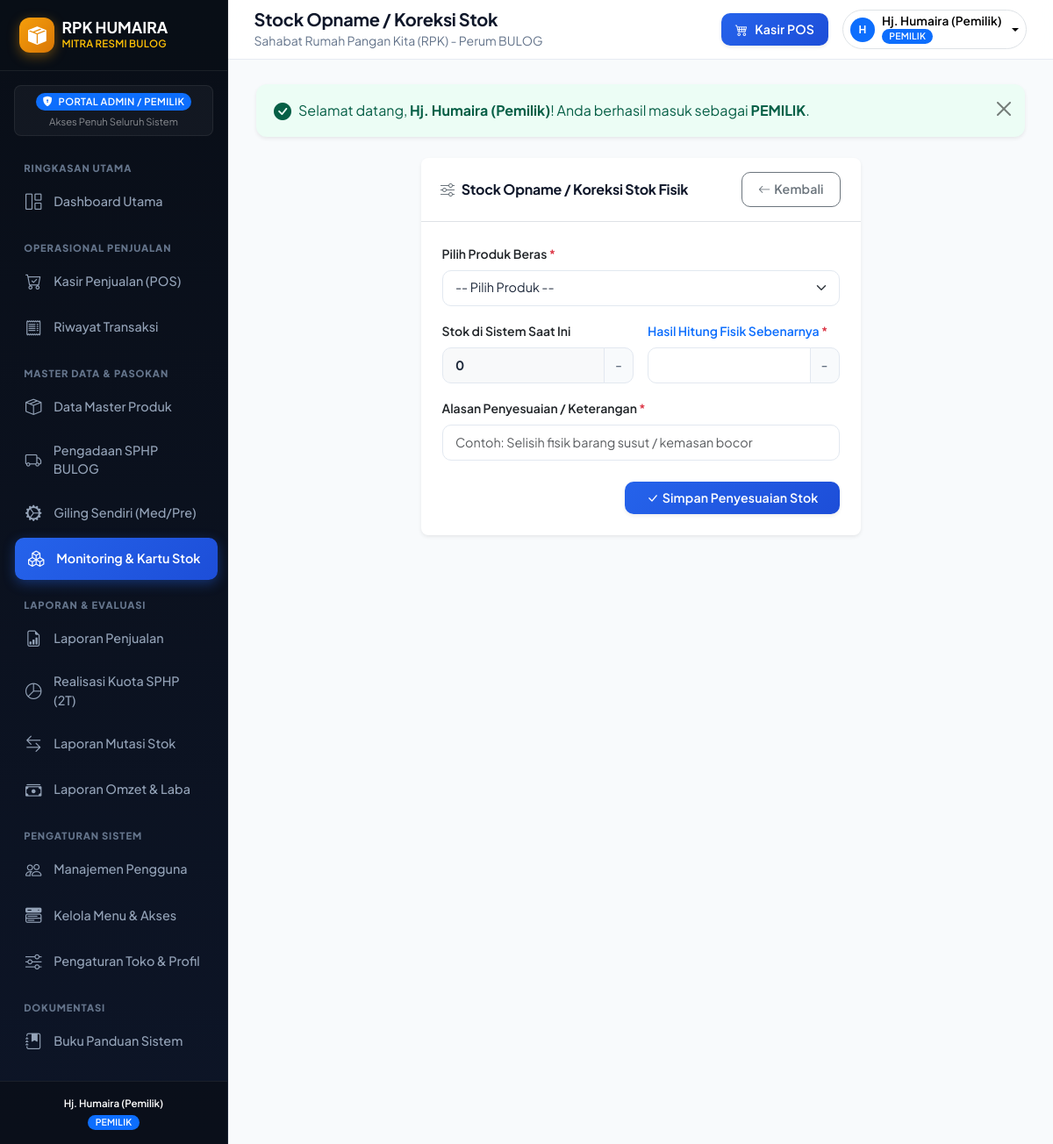
Screenshot of /modules/stok/penyesuaian.php (signed in) with the database file from the repository.
### tables this page shows
CREATE TABLE `app_menu` (
  `id_menu` INT AUTO_INCREMENT PRIMARY KEY,
  `kode_menu` VARCHAR(50) NOT NULL UNIQUE,
  `nama_menu` VARCHAR(100) NOT NULL,
  `url` VARCHAR(255) NOT NULL,
  `icon` VARCHAR(50) NOT NULL DEFAULT 'bi-link-45deg',
  `kategori` VARCHAR(50) NOT NULL DEFAULT 'Lainnya',
  `urutan` INT NOT NULL DEFAULT 0,
  `akses_pemilik` TINYINT(1) NOT NULL DEFAULT 1,
  `akses_kasir` TINYINT(1) NOT NULL DEFAULT 0,
  `is_bawaan` TINYINT(1) NOT NULL DEFAULT 0,
  `is_active` TINYINT(1) NOT NULL DEFAULT 1,
  `created_at` TIMESTAMP DEFAULT CURRENT_TIMESTAMP
);

CREATE TABLE `users` (
  `id_user` INT AUTO_INCREMENT PRIMARY KEY,
  `username` VARCHAR(50) NOT NULL UNIQUE,
  `password` VARCHAR(255) NOT NULL,
  `nama_lengkap` VARCHAR(100) NOT NULL,
  `role` ENUM('pemilik', 'kasir') NOT NULL DEFAULT 'kasir',
  `no_hp` VARCHAR(25) NULL,
  `is_active` TINYINT(1) NOT NULL DEFAULT 1,
  `created_at` TIMESTAMP DEFAULT CURRENT_TIMESTAMP
);

CREATE TABLE `pengaturan` (
  `id` INT AUTO_INCREMENT PRIMARY KEY,
  `nama_toko` VARCHAR(100) NOT NULL DEFAULT 'RPK Humaira',
  `mitra` VARCHAR(100) NOT NULL DEFAULT 'Rumah Pangan Kita - Perum BULOG',
  `alamat` TEXT NOT NULL,
  `telepon` VARCHAR(30) NOT NULL DEFAULT '0812-3456-7890',
  `nama_pemilik` VARCHAR(100) NOT NULL DEFAULT 'Hj. Humaira',
  `maks_sphp_harian_per_orang` INT NOT NULL DEFAULT 5,  
  `kuota_mingguan_sphp_kg` DECIMAL(10,2) NOT NULL DEFAULT 2000.00,  
  `pesan_struk` TEXT NULL
);

### config/auth.php (called while the page is built, shortened)
<?php
require_once __DIR__ . '/app.php';
function is_pemilik() {
    return isset($_SESSION['user_role']) && in_array($_SESSION['user_role'], ['pemilik', 'admin']);
}
function current_user() {
    global $conn;
    $uid = (int)$_SESSION['user_id'];
    if (isset($conn) && $conn instanceof mysqli) {
        $u = query_single("SELECT * FROM users WHERE id_user = $uid LIMIT 1");
        if ($u) {
            return $u;
        }
    }
    return [
        'id_user' => $_SESSION['user_id'],
        'username' => $_SESSION['username'],
        'nama_lengkap' => $_SESSION['nama_lengkap'],
        'role' => $_SESSION['user_role'],
        'no_hp' => $_SESSION['user_hp'] ?? ''
    ];
}

### config/menu_helper.php (called while the page is built, shortened)
<?php
require_once __DIR__ . '/database.php';
function ensure_menu_table_exists() {
    $sql = "CREATE TABLE IF NOT EXISTS `app_menu` (
        `id_menu` INT AUTO_INCREMENT PRIMARY KEY,
        `kode_menu` VARCHAR(50) NOT NULL UNIQUE,
        `nama_menu` VARCHAR(100) NOT NULL,
        `url` VARCHAR(255) NOT NULL,
        `icon` VARCHAR(50) NOT NULL DEFAULT 'bi-link-45deg',
        `kategori` VARCHAR(50) NOT NULL DEFAULT 'Lainnya',
        `urutan` INT NOT NULL DEFAULT 0,
        `akses_pemilik` TINYINT(1) NOT NULL DEFAULT 1,
        `akses_kasir` TINYINT(1) NOT NULL DEFAULT 0,
        `is_bawaan` TINYINT(1) NOT NULL DEFAULT 0,
        `is_active` TINYINT(1) NOT NULL DEFAULT 1,
        `created_at` TIMESTAMP DEFAULT CURRENT_TIMESTAMP
    ) ENGINE=InnoDB DEFAULT CHARSET=utf8mb4;";
    $cek = query_single("SELECT COUNT(*) as total FROM app_menu");
}
function get_sidebar_menus_by_role($user_role = 'kasir') {
    ensure_menu_table_exists();
    $role = ($user_role === 'pemilik' || $user_role === 'admin') ? 'pemilik' : 'kasir';
    $kolom_akses = ($role === 'pemilik') ? 'akses_pemilik' : 'akses_kasir';
    $sql = "SELECT * FROM app_menu
            WHERE is_active = 1 AND $kolom_akses = 1
            ORDER BY urutan ASC, id_menu ASC";
    $menus = query($sql);
    $grouped = [];
    foreach ($menus as $m) {
        $kat = !empty($m['kategori']) ? $m['kategori'] : 'Menu Lainnya';
        if (!isset($grouped[$kat])) {
            $grouped[$kat] = [];
        }
        $grouped[$kat][] = $m;
    }
    return $grouped;
}
function format_menu_url($url) {
    return BASE_URL . '/' . ltrim($url, '/');
}

### config/database.php (called while the page is built, shortened)
<?php
$host_header = $_SERVER['HTTP_HOST'] ?? '';
$is_local = (
    in_array($host_header, ['localhost', '127.0.0.1']) ||
    strpos($host_header, 'localhost:') === 0 ||
    strpos($host_header, '127.0.0.1:') === 0 ||
    (php_sapi_name() === 'cli' && empty($host_header))
);
if ($is_local) {
    $db_host = '127.0.0.1';
    $db_user = 'root';
    $db_pass = '';
    $db_name = 'db_rpk_humaira';
} else {
    $db_host = 'localhost';
    $db_user = 'USER_DATABASE_HOSTING';
    $db_pass = 'PASSWORD_DB_HOSTING';
    $db_name = 'NAMA_DATABASE_HOSTING';
}
$conn = @new mysqli($db_host, $db_user, $db_pass, $db_name);
$conn->set_charset("utf8mb4");
function query($sql) {
    global $conn;
    $result = $conn->query($sql);
    $rows = [];
    while ($row = $result->fetch_assoc()) {
        $rows[] = $row;
    }
    return $rows;
}
function query_single($sql) {
    global $conn;
    $result = $conn->query($sql);
    return $result->fetch_assoc();
}

### config/app.php (called while the page is built, shortened)
<?php
require_once __DIR__ . '/database.php';
require_once __DIR__ . '/menu_helper.php';
$toko_info = query_single("SELECT * FROM pengaturan WHERE id = 1 LIMIT 1");

### modules/stok/penyesuaian.php (the view, shortened to what this page needs)
<?php
$page_title = 'Stock Opname / Koreksi Stok';
$active_menu = 'stok';
require_once __DIR__ . '/../../config/auth.php';
require_once __DIR__ . '/../../includes/header.php';
?>
<div class="row justify-content-center">
  <div class="col-lg-7">
    <div class="card border-0 shadow-sm rounded-3">
      <div class="card-header bg-white py-3 border-bottom d-flex align-items-center justify-content-between">
        <h6 class="mb-0 fw-bold"><i class="bi bi-sliders text-secondary me-2"></i>Stock Opname / Koreksi Stok Fisik</h6>
        <a href="<?= BASE_URL ?>/modules/stok/index.php" class="btn btn-sm btn-outline-secondary">
          <i class="bi bi-arrow-left me-1"></i> Kembali
        </a>
      </div>
      <div class="card-body p-4">
        <form method="POST" action="">
          <div class="mb-3">
            <label class="form-label fw-semibold small">Pilih Produk Beras <span class="text-danger">*</span></label>
            <select name="id_produk" id="selectProduk" class="form-select" required onchange="updateInfoStok()">
              <option value="">-- Pilih Produk --</option>
            </select>
          </div>
          <div class="row g-3 mb-3">
            <div class="col-md-6">
              <label class="form-label fw-semibold small">Stok di Sistem Saat Ini</label>
              <div class="input-group">
                <input type="text" id="stokSistem" class="form-control bg-light fw-bold" readonly value="0">
                <span class="input-group-text" id="satuanSistem">-</span>
              </div>
            </div>
            <div class="col-md-6">
              <label class="form-label fw-semibold small text-primary">Hasil Hitung Fisik Sebenarnya <span class="text-danger">*</span></label>
              <div class="input-group">
                <input type="number" step="any" name="stok_fisik_baru" id="stokFisik" class="form-control fw-bold text-primary" required min="0" oninput="hitungSelisih()">
                <span class="input-group-text" id="satuanFisik">-</span>
              </div>
            </div>
          </div>
          <div class="mb-4">
            <label class="form-label fw-semibold small">Alasan Penyesuaian / Keterangan <span class="text-danger">*</span></label>
            <input type="text" name="alasan" class="form-control" placeholder="Contoh: Selisih fisik barang susut / kemasan bocor" required>
          </div>
          <div class="text-end">
            <button type="submit" class="btn btn-primary px-4 fw-semibold shadow-sm" onclick="return confirm('Apakah Anda yakin data hitung fisik sudah benar?')">
              <i class="bi bi-check-lg me-1"></i> Simpan Penyesuaian Stok
            </button>
          </div>
        </form>
      </div>
    </div>
  </div>
</div>
<?php require_once __DIR__ . '/../../includes/footer.php'; ?>

### includes/header.php (shortened to what this page needs)
<?php
$page_title = $page_title ?? 'Sistem RPK Humaira';
$active_menu = $active_menu ?? '';
?>
<!DOCTYPE html>
<html lang="id">
<head>
  <link href="https://cdn.jsdelivr.net/npm/bootstrap@5.3.2/dist/css/bootstrap.min.css" rel="stylesheet">
  <link rel="stylesheet" href="https://cdn.jsdelivr.net/npm/bootstrap-icons@1.11.3/font/bootstrap-icons.min.css">
  <link rel="stylesheet" href="<?= BASE_URL ?>/assets/css/style.css">
</head>
<body>
<div class="app-wrapper">
  <?php require_once __DIR__ . '/sidebar.php'; ?>
  <div class="main-content">
    <header class="top-navbar no-print">
      <div class="d-flex align-items-center gap-3">
        <div>
          <h5 class="mb-0 fw-bold text-dark"><?= htmlspecialchars($page_title) ?></h5>
          <small class="text-muted d-none d-md-inline"><?= htmlspecialchars($toko_info['mitra'] ?? 'RPK Humaira') ?></small>
        </div>
      </div>
      <div class="d-flex align-items-center gap-3">
        <a href="<?= BASE_URL ?>/modules/kasir/index.php" class="btn btn-primary btn-sm px-3 shadow-sm d-flex align-items-center gap-2">
          <i class="bi bi-cart4"></i>
          <span class="d-none d-sm-inline fw-semibold">Kasir POS</span>
        </a>
        <div class="dropdown">
          <button class="btn btn-light btn-sm border dropdown-toggle d-flex align-items-center gap-2 px-2 py-1" type="button" data-bs-toggle="dropdown">
            <div class="bg-primary text-white rounded-circle d-flex align-items-center justify-content-center" style="width: 28px; height: 28px; font-size: 12px; font-weight: bold;">
              <?= strtoupper(substr($user['nama_lengkap'] ?? 'U', 0, 1)) ?>
            </div>
            <div class="text-start d-none d-md-block" style="line-height: 1.2;">
              <span class="d-block fw-semibold" style="font-size: 0.85rem;"><?= htmlspecialchars($user['nama_lengkap'] ?? 'Pengguna') ?></span>
              <span class="badge <?= ($user['role'] ?? '') === 'pemilik' ? 'bg-primary' : 'bg-success' ?>" style="font-size: 0.65rem;">
                <?= strtoupper($user['role'] ?? 'KASIR') ?>
              </span>
            </div>
          </button>
        </div>
      </div>
    </header>
    <main class="content-body">
      <?php require_once __DIR__ . '/alerts.php'; ?>

### includes/sidebar.php (shortened to what this page needs)
<?php
$active_menu = $active_menu ?? '';
$user_role = $_SESSION['user_role'] ?? 'kasir';
$is_admin = is_pemilik();
$user = current_user();
$menu_grouped = [];
if (function_exists('get_sidebar_menus_by_role')) {
    $menu_grouped = get_sidebar_menus_by_role($user_role);
}
?>
<aside class="sidebar no-print" id="appSidebar">
  <div class="sidebar-brand d-flex justify-content-between align-items-center">
    <div class="d-flex align-items-center gap-2">
      <div class="logo-icon">
        <i class="bi bi-box-seam-fill"></i>
      </div>
      <div>
        <div class="text-white fw-bold" style="font-size: 1.1rem; line-height: 1.1;">RPK HUMAIRA</div>
        <div class="text-warning fw-semibold" style="font-size: 0.72rem; letter-spacing: 0.02em;">MITRA RESMI BULOG</div>
      </div>
    </div>
  </div>
  <div class="px-3 pt-3 pb-2">
    <div class="p-2 rounded-3 text-center" style="background: rgba(255, 255, 255, 0.04); border: 1px solid rgba(255, 255, 255, 0.07);">
      <div class="d-flex align-items-center justify-content-center gap-1">
        <span class="badge <?= $is_admin ? 'bg-primary' : 'bg-success' ?> px-2 py-1" style="font-size: 0.7rem; letter-spacing: 0.4px;">
          <i class="bi <?= $is_admin ? 'bi-shield-lock-fill' : 'bi-person-badge-fill' ?> me-1"></i>
          <?= $is_admin ? 'PORTAL ADMIN / PEMILIK' : 'PORTAL KASIR (PETUGAS)' ?>
        </span>
      </div>
      <small class="text-white-50 d-block mt-1" style="font-size: 0.7rem;">
        <?= $is_admin ? 'Akses Penuh Seluruh Sistem' : 'Pelayanan Transaksi & Stok' ?>
      </small>
    </div>
  </div>
  <nav class="sidebar-menu pt-1">
    <?php if (!empty($menu_grouped)): ?>
      <?php foreach ($menu_grouped as $kategori => $items): ?>
        <div class="menu-category"><?= htmlspecialchars($kategori) ?></div>
        <?php foreach ($items as $m): ?>
          <?php
            $is_active_link = ($active_menu === $m['kode_menu']);
            $url_href = format_menu_url($m['url']);
            $is_external = (strpos($m['url'], 'http://') === 0 || strpos($m['url'], 'https://') === 0);
          ?>
          <a href="<?= $url_href ?>" <?= $is_external ? 'target="_blank"' : '' ?> class="sidebar-link <?= $is_active_link ? 'active' : '' ?>">
            <i class="bi <?= htmlspecialchars($m['icon'] ?: 'bi-link-45deg') ?>"></i>
            <span><?= htmlspecialchars($m['nama_menu']) ?></span>
          </a>
        <?php endforeach; ?>
      <?php endforeach; ?>
    <?php endif; ?>
  </nav>
  <div class="sidebar-footer text-center">
    <div class="small text-white-50" style="font-size: 0.72rem;">
      <span class="fw-semibold text-white"><?= htmlspecialchars($user['nama_lengkap'] ?? 'Pengguna') ?></span><br>
      <span class="badge <?= $is_admin ? 'bg-primary' : 'bg-success' ?> mt-1" style="font-size: 0.65rem;">
        <?= strtoupper($user_role) ?>
      </span>
    </div>
  </div>
</aside>

### includes/header.php (style rules this page uses)
body { font-family: 'Plus Jakarta Sans', sans-serif; }

### rows the page displays
app_menu: nama_menu "Dashboard Utama"
app_menu: nama_menu "Kasir Penjualan (POS)"
app_menu: nama_menu "Riwayat Transaksi"
app_menu: nama_menu "Data Master Produk"
app_menu: nama_menu "Pengadaan SPHP BULOG"
app_menu: nama_menu "Giling Sendiri (Med/Pre)"
app_menu: nama_menu "Monitoring & Kartu Stok"
app_menu: nama_menu "Laporan Penjualan"
app_menu: nama_menu "Realisasi Kuota SPHP (2T)"
app_menu: nama_menu "Laporan Mutasi Stok"
app_menu: nama_menu "Laporan Omzet & Laba"
app_menu: nama_menu "Manajemen Pengguna"
app_menu: nama_menu "Kelola Menu & Akses"
app_menu: nama_menu "Pengaturan Toko & Profil"
app_menu: nama_menu "Buku Panduan Sistem"
users: nama_lengkap "Hj. Humaira (Pemilik)", nama_lengkap "H", role "PEMILIK"
pengaturan: mitra "Sahabat Rumah Pangan Kita (RPK) - Perum BULOG"

### other values shown
$kategori "RINGKASAN UTAMA"
$kategori "OPERASIONAL PENJUALAN"
$kategori "MASTER DATA & PASOKAN"
$kategori "LAPORAN & EVALUASI"
$kategori "PENGATURAN SISTEM"
$kategori "DOKUMENTASI"
$user_role "PEMILIK"
$page_title "Stock Opname / Koreksi Stok"
$flash['message'] "Selamat datang, Hj. Humaira (Pemilik) ! Anda berhasil masuk sebagai PEMILIK ."
